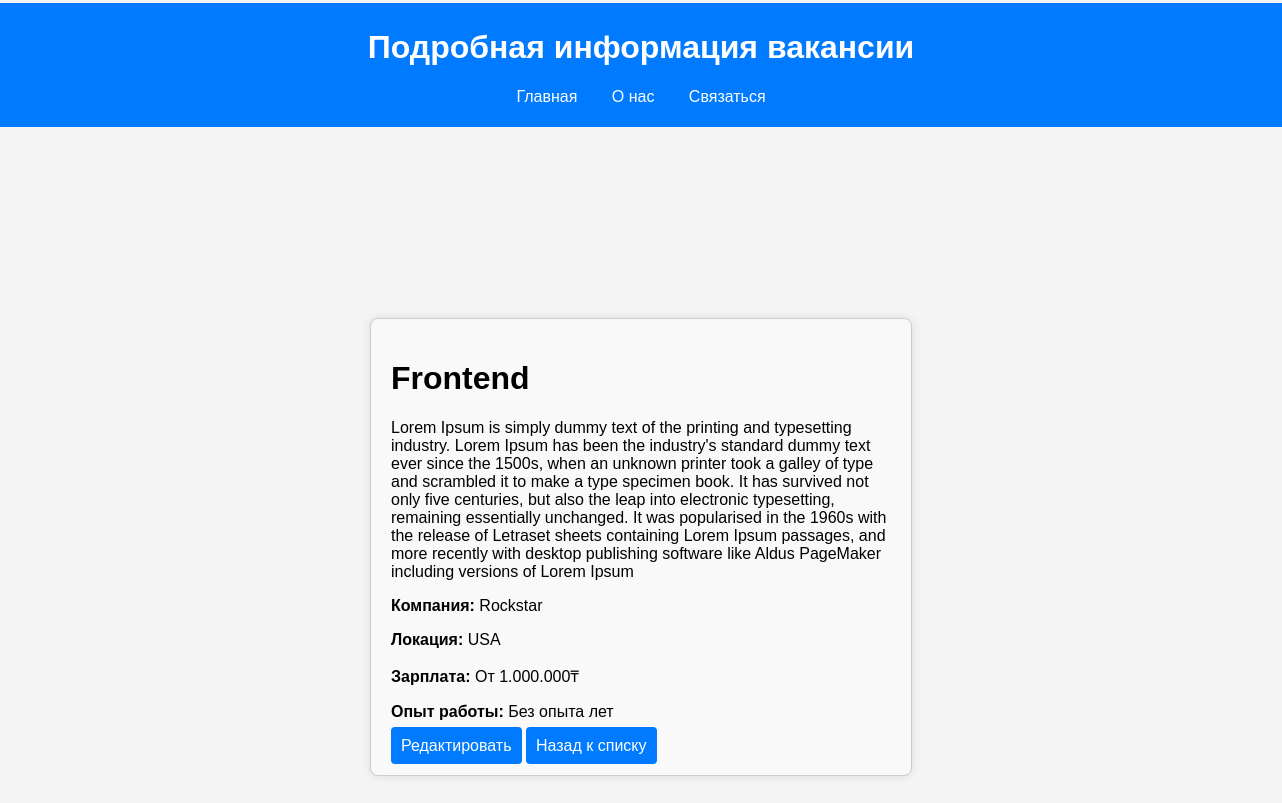
Screenshot of /vacancy/23/ with the database file from the repository.
### blog/models.py (models this page shows, shortened)
class Vacancy(models.Model):
    STATUS_CHOICES = [
        ('moderation', 'На модерации'),
        ('published', 'Опубликовано'),
        ('rejected', 'Отклонено'),
    ]
    title = models.CharField(max_length=255, verbose_name="Название")
    description = models.TextField(verbose_name="Описание")
    company = models.CharField(max_length=255, verbose_name="Компания")
    location = models.CharField(max_length=255, verbose_name="Местоположение", default="")
    status = models.CharField(max_length=20, choices=STATUS_CHOICES, default='moderation', verbose_name="Статус")
    salary = models.CharField(max_length=100, verbose_name="Зарплата", blank=True, null=True)
    experience = models.CharField(max_length=100, verbose_name="Опыт работы", blank=True, null=True)
    class Meta:
        verbose_name = "Вакансия"
        verbose_name_plural = "Вакансии"

### blog/views.py (the view)
# urls.py: path('vacancy/<int:pk>/', views.vacancy_detail, name='vacancy_detail'),
def vacancy_detail(request, pk):
    vacancy = get_object_or_404(Vacancy, pk=pk)
    return render(request, 'vacancy_detail.html', {'vacancy': vacancy})

### blog/templates/vacancy_detail.html (shortened to what this page needs)
{% load static %}
<!DOCTYPE html>
<html lang="en">
<head>
    <link rel="stylesheet" href="{% static 'css/style.css' %}">
</head>
<body>
</head>
<body>
  <header>
    <div class="shapka" >
    <h1>Подробная информация вакансии</h1>
    <nav>
      <ul>
        <li><a href="{% url 'home_page' %}">Главная</a></li>
        <li><a href="{% url 'about_page' %}">О нас</a></li>
        <li><a href="{% url 'contact_page' %}">Связаться</a></li>
      </ul>
    </nav>
  </div>
  </header>
  <main>
    <div class="form-container">
        <form method="post" class="vacancy-form">
        <h1>{{ vacancy.title }}</h1>
        <p>{{ vacancy.description }}</p>
        <p><strong>Компания:</strong> {{ vacancy.company }}</p>
        <p><strong>Локация:</strong> {{ vacancy.location }}</p>
        <p><strong>Зарплата:</strong> {{ vacancy.salary }}₸</p>
        <p><strong>Опыт работы:</strong> {{ vacancy.experience }} лет</p>
<a href="{% url 'vacancy_update' vacancy.pk %}">Редактировать</a>
<a href="{% url 'home_page' %}">Назад к списку</a>
    </form>
    </div>
</body>
</html>

### blog/static/css/style.css (style rules this page uses)
body { font-family: Arial, sans-serif; margin: 0; padding: 0; background-color: #f4f4f4; }
header { background-color: #007bff; padding: 5px; text-align: center; color: white; margin-left: -10%; margin-right: -10%; margin-top: -3.1%; }
nav ul { list-style: none; padding: 0; }
nav ul li { display: inline; margin: 0 15px; }
nav ul li a { color: white; text-decoration: none; }
body { font-family: Arial, sans-serif; margin: 20px; padding: 20px; }
.form-container { display: flex; justify-content: center; align-items: center; min-height: 100vh; flex-direction: column; padding: 20px; }
.vacancy-form { width: 100%; max-width: 500px; padding: 20px; border: 1px solid #ccc; border-radius: 8px; background-color: #f9f9f9; box-shadow: 0 0 10px rgba(0, 0, 0, 0.1); }
.vacancy-form a { width: 100%; padding: 10px; background-color: #007bff; color: white; border: none; border-radius: 4px; cursor: pointer; margin-bottom: 5px; text-decoration: none; }

### rows the page displays
Vacancy: title "Frontend", description "Lorem Ipsum is simply dummy text of the printing and typesetting industry. Lorem Ipsum has been the industry's standard dummy text ever since the 1500s, when an unknown printer took a galley of type and scrambled it to make a type specimen book. It has survived not only five centuries, but also the leap into electronic typesetting, remaining essentially unchanged. It was popularised in the 1960s with the release of Letraset sheets containing Lorem Ipsum passages, and more recently with desktop publishing software like Aldus PageMaker including versions of Lorem Ipsum", company "Rockstar", location "USA", salary "От 1.000.000", experience "Без опыта"
